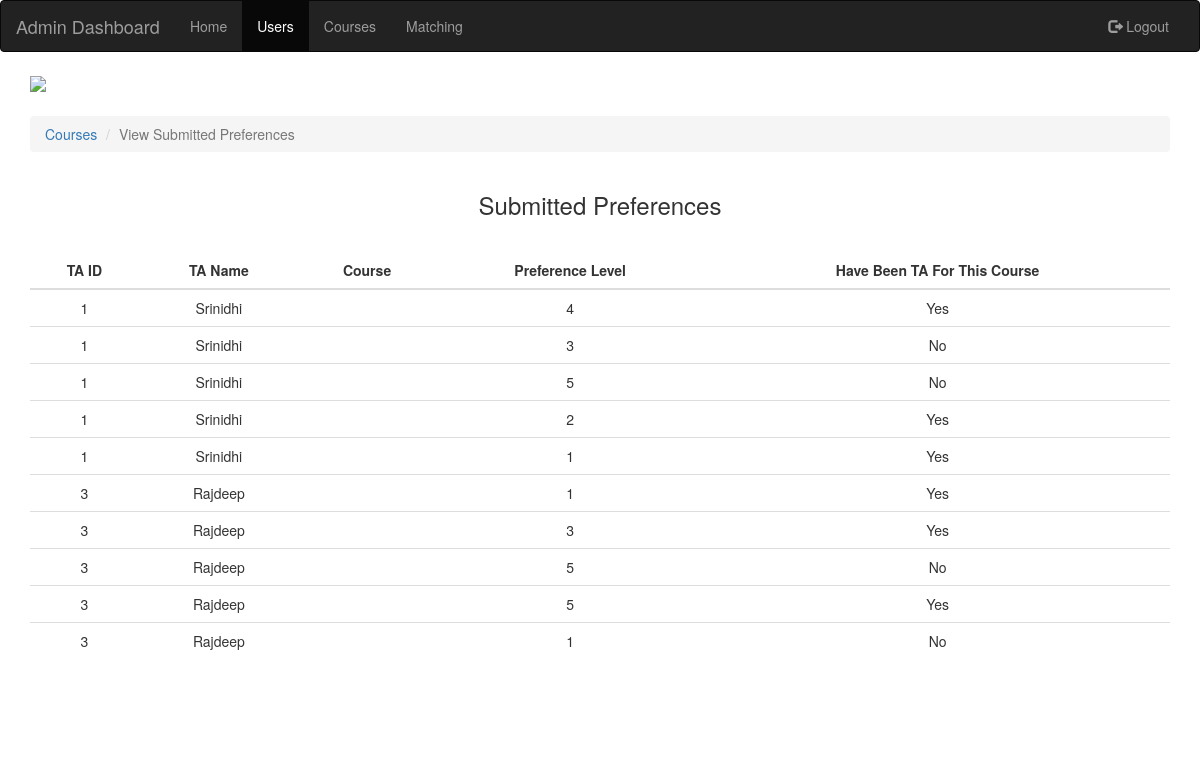
The app's page /php/admin-view-user-preferences.php, older data.
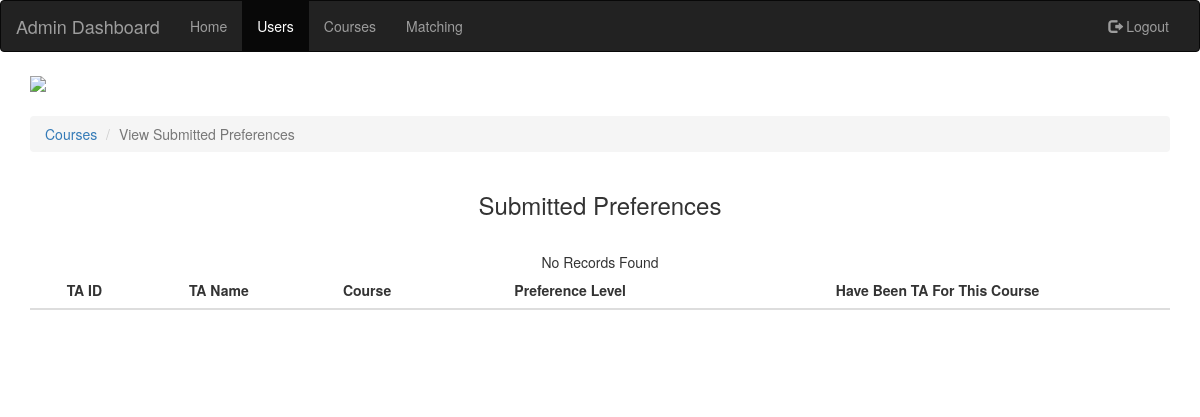
The same page, newer data.
### tables this page shows
CREATE TABLE IF NOT EXISTS `TA_Preferences` (
  `Id` int(11) NOT NULL AUTO_INCREMENT,
  `TA_Id` int(11) NOT NULL,
  `Section_Id` int(11) NOT NULL,
  `Has_Been_TA_For_This_Course` tinyint(1) NOT NULL,
  `Interest_Level` int(11) NOT NULL,
  PRIMARY KEY (`Id`)
);

CREATE TABLE IF NOT EXISTS `User` (
  `User_Id` int(11) NOT NULL AUTO_INCREMENT,
  `Name` varchar(250) NOT NULL,
  `Username` varchar(250) NOT NULL,
  `Password` varchar(250) NOT NULL,
  `IsAdmin` tinyint(1) NOT NULL,
  PRIMARY KEY (`User_Id`)
);

### php/admin-view-user-preferences.php (the view, shortened to what this page needs)
<?php
	include('dbConnect.php');
?>
<!DOCTYPE HTML>
<html>
	<head>
		<link href="https://maxcdn.bootstrapcdn.com/bootstrap/3.3.7/css/bootstrap.min.css" rel="stylesheet">
		<link href="../css/admin.css" type="text/css" rel="stylesheet">
	</head>
	<body>
	<nav class="navbar navbar-inverse">
	  <div class="container-fluid">
	    <div class="navbar-header">
	      <a class="navbar-brand" href="../html/admin.html">Admin Dashboard</a>
	    </div>
	    <div class="collapse navbar-collapse" id="myNavbar">
	      <ul class="nav navbar-nav">
		<li><a href="../html/admin.html">Home</a></li>
		<li  class="active"><a href="../html/admin-users.html">Users</a></li>
		<li><a href="../html/admin-courses.html">Courses</a></li>
		<li><a href="../html/admin-matching.html">Matching</a></li>
	      </ul>
	      <ul class="nav navbar-nav navbar-right">
		<li><a href="logout.php"><span class="glyphicon glyphicon-log-out"></span> Logout</a></li>
	      </ul>
	    </div>
	  </div>
	</nav>
	<div class="container">
		<div class="row">
			<div class="col-lg-12 col-md-12 col-xs-12 col-sm-12">
				<img src="../images/uscheader.png" style="width: 100%;"></img>
			</div>
			<div class="col-lg-12 col-md-12 col-xs-12 col-sm-12" style="margin-top: 2%;">
				<ol class="breadcrumb">
				  <li><a href="../html/admin-users.html">Courses</a></li>
				  <li class="active">View Submitted Preferences</li>
				</ol>
			</div>
			<div class="col-lg-12 col-md-12 col-xs-12 col-sm-12">
				<center><h3>Submitted Preferences</h3><center>
			</div>
			<div class="col-lg-12 col-md-12 col-xs-12 col-sm-12" style="margin-top: 2%;">
				<table class="table table-responsive ">
				    <thead>
					<tr>
					    <th><center>TA ID</center></th>
					    <th><center>TA Name</center></th>
					    <th><center>Course</center></th>
					    <th><center>Preference Level</center></th>
					    <th><center>Have Been TA For This Course</center></th>
					</tr>
				    </thead>
				    <tbody><?php
						$sql="SELECT * FROM `TA_Preferences`";
						$result=mysqli_query($conn,$sql);
						while($row=mysqli_fetch_array($result))
						{
							$sql4="SELECT * FROM `TA` where `TA_Id`='".$row['TA_Id']."'";
							$result4=mysqli_query($conn,$sql4);
							$row4=mysqli_fetch_array($result4);
							$userId=$row4['User_Id'];
							$sql1="SELECT * FROM `User` where `User_Id`='".$userId."'";
							$result1=mysqli_query($conn,$sql1);
							$row1=mysqli_fetch_array($result1);
							$name=$row1['Name'];
							$sql2="SELECT * FROM `Course_Section` where `Section_Id`='".$row['Section_Id']."'";
							$result2=mysqli_query($conn,$sql2);
							$row2=mysqli_fetch_array($result2);
							$sql3="SELECT * FROM `Course` where `Course_Id`='".$row2['Course_Id']."'";
							$result3=mysqli_query($conn,$sql3);
							$row3=mysqli_fetch_array($result3);
							if($row['Has_Been_TA_For_This_Course']==1)
							{
								$hasBeen="Yes";
							}
							else
							{
								$hasBeen="No";
							}
							echo    "
								    <tr>
								    	<td><center>".$row['TA_Id']."</center></td>
					    				<td><center>".$name."</center></td>
									<td><center>".$row3['Course_Code']." ".$row2['Lecture_Code']."</center></td>
									<td><center>".$row['Interest_Level']."</center></td>
									<td><center>".$hasBeen."</center></td>
								    </tr>
								";
				    			$records_flag=True;
						}
						if($records_flag==False)
						{
							echo 	"
										<div class='container col-lg-12 col-md-12 col-xs-12 col-sm-12'>
											<div class='col-lg-12 col-md-12 col-xs-12 col-sm-12'>
												<center>No Records Found</center>
											</div>
										</div>
									";
						}
					?>
				   </tbody>
				</table>
				<br><br><br>
			</div>
		</div>
	</div>
	</body>
</html>

Row changes from the older to the newer data that the page shows:
removed ta_preferences: TA_Id "1", user.Name "Srinidhi", Interest_Level "4", Has_Been_TA_For_This_Course "Yes"
removed ta_preferences: TA_Id "1", user.Name "Srinidhi", Interest_Level "3", Has_Been_TA_For_This_Course "No"
removed ta_preferences: TA_Id "1", user.Name "Srinidhi", Interest_Level "5", Has_Been_TA_For_This_Course "No"
removed ta_preferences: TA_Id "1", user.Name "Srinidhi", Interest_Level "2", Has_Been_TA_For_This_Course "Yes"
removed ta_preferences: TA_Id "1", user.Name "Srinidhi", Interest_Level "1", Has_Been_TA_For_This_Course "Yes"
removed ta_preferences: TA_Id "3", user.Name "Rajdeep", Interest_Level "1", Has_Been_TA_For_This_Course "Yes"
removed ta_preferences: TA_Id "3", user.Name "Rajdeep", Interest_Level "3", Has_Been_TA_For_This_Course "Yes"
removed ta_preferences: TA_Id "3", user.Name "Rajdeep", Interest_Level "5", Has_Been_TA_For_This_Course "No"
removed ta_preferences: TA_Id "3", user.Name "Rajdeep", Interest_Level "5", Has_Been_TA_For_This_Course "Yes"
removed ta_preferences: TA_Id "3", user.Name "Rajdeep", Interest_Level "1", Has_Been_TA_For_This_Course "No"
Text that changed along with them:
text now shown: "No Records Found"
